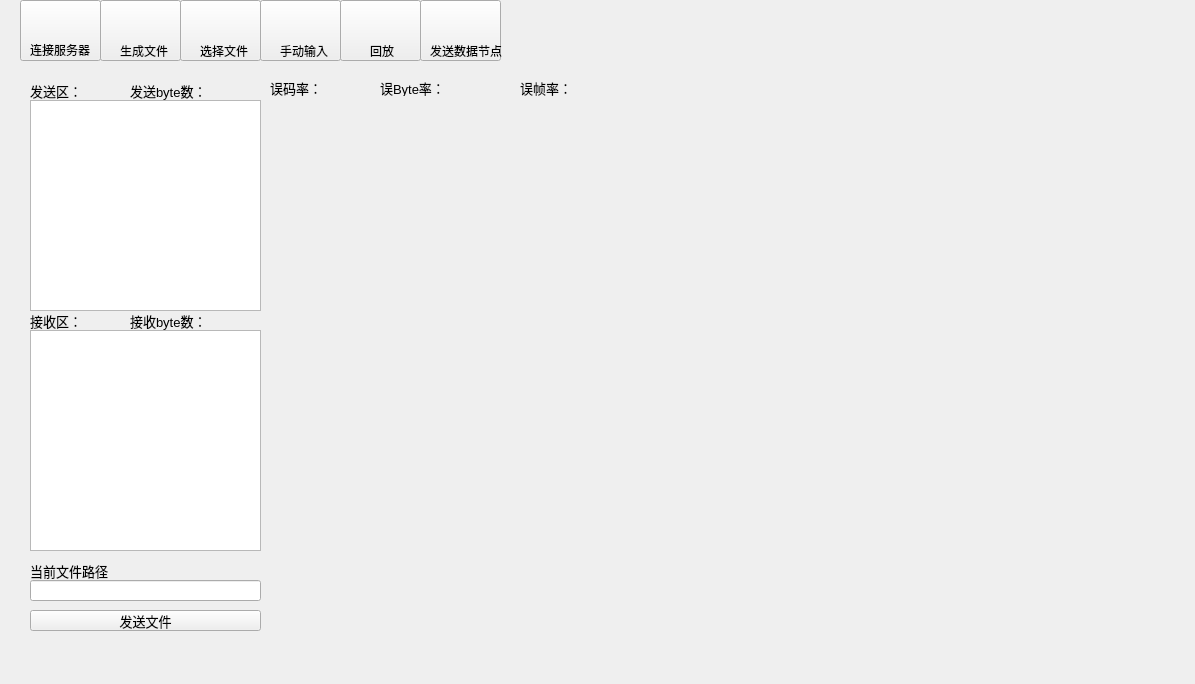
<?xml version="1.0" encoding="UTF-8"?>
<ui version="4.0">
 <class>Widget</class>
 <widget class="QWidget" name="Widget">
  <property name="geometry">
   <rect>
    <x>0</x>
    <y>0</y>
    <width>1195</width>
    <height>684</height>
   </rect>
  </property>
  <property name="windowTitle">
   <string>Widget</string>
  </property>
  <property name="windowIcon">
   <iconset resource="images.qrc">
    <normaloff>:/new/prefix1/image/AppIcon.ico</normaloff>:/new/prefix1/image/AppIcon.ico</iconset>
  </property>
  <widget class="QPushButton" name="pushButton_send">
   <property name="geometry">
    <rect>
     <x>30</x>
     <y>610</y>
     <width>231</width>
     <height>21</height>
    </rect>
   </property>
   <property name="font">
    <font>
     <pointsize>10</pointsize>
    </font>
   </property>
   <property name="text">
    <string>发送文件</string>
   </property>
  </widget>
  <widget class="QLineEdit" name="lineEdit_filePath">
   <property name="geometry">
    <rect>
     <x>30</x>
     <y>580</y>
     <width>231</width>
     <height>21</height>
    </rect>
   </property>
  </widget>
  <widget class="QPushButton" name="pushButton_generate">
   <property name="geometry">
    <rect>
     <x>100</x>
     <y>0</y>
     <width>81</width>
     <height>61</height>
    </rect>
   </property>
   <property name="font">
    <font>
     <pointsize>10</pointsize>
    </font>
   </property>
   <property name="icon">
    <iconset resource="images.qrc">
     <normaloff>:/new/prefix1/image/edit.png</normaloff>:/new/prefix1/image/edit.png</iconset>
   </property>
   <property name="iconSize">
    <size>
     <width>24</width>
     <height>24</height>
    </size>
   </property>
  </widget>
  <widget class="QLabel" name="label_filePath">
   <property name="geometry">
    <rect>
     <x>30</x>
     <y>560</y>
     <width>81</width>
     <height>21</height>
    </rect>
   </property>
   <property name="font">
    <font>
     <pointsize>10</pointsize>
    </font>
   </property>
   <property name="text">
    <string>当前文件路径：</string>
   </property>
  </widget>
  <widget class="QLabel" name="label_sendlog">
   <property name="geometry">
    <rect>
     <x>30</x>
     <y>80</y>
     <width>61</width>
     <height>21</height>
    </rect>
   </property>
   <property name="font">
    <font>
     <pointsize>10</pointsize>
    </font>
   </property>
   <property name="text">
    <string>发送区：</string>
   </property>
  </widget>
  <widget class="QPushButton" name="pushButton_connect">
   <property name="geometry">
    <rect>
     <x>20</x>
     <y>0</y>
     <width>81</width>
     <height>61</height>
    </rect>
   </property>
   <property name="font">
    <font>
     <pointsize>10</pointsize>
    </font>
   </property>
   <property name="text">
    <string notr="true"/>
   </property>
   <property name="icon">
    <iconset resource="images.qrc">
     <normaloff>:/new/prefix1/image/linePainting.png</normaloff>:/new/prefix1/image/linePainting.png</iconset>
   </property>
   <property name="iconSize">
    <size>
     <width>24</width>
     <height>24</height>
    </size>
   </property>
  </widget>
  <widget class="QPushButton" name="pushButton_openManualDialog">
   <property name="geometry">
    <rect>
     <x>260</x>
     <y>0</y>
     <width>81</width>
     <height>61</height>
    </rect>
   </property>
   <property name="font">
    <font>
     <pointsize>10</pointsize>
    </font>
   </property>
   <property name="text">
    <string/>
   </property>
   <property name="icon">
    <iconset resource="images.qrc">
     <normaloff>:/new/prefix1/image/command.png</normaloff>:/new/prefix1/image/command.png</iconset>
   </property>
   <property name="iconSize">
    <size>
     <width>24</width>
     <height>24</height>
    </size>
   </property>
  </widget>
  <widget class="QLabel" name="label_bitErrorRate">
   <property name="geometry">
    <rect>
     <x>270</x>
     <y>80</y>
     <width>51</width>
     <height>16</height>
    </rect>
   </property>
   <property name="font">
    <font>
     <pointsize>10</pointsize>
    </font>
   </property>
   <property name="text">
    <string>误码率：</string>
   </property>
  </widget>
  <widget class="QLabel" name="label_bitErrorValue">
   <property name="geometry">
    <rect>
     <x>320</x>
     <y>80</y>
     <width>51</width>
     <height>16</height>
    </rect>
   </property>
   <property name="font">
    <font>
     <pointsize>10</pointsize>
    </font>
   </property>
   <property name="text">
    <string/>
   </property>
  </widget>
  <widget class="QLabel" name="label_byteErrorRate">
   <property name="geometry">
    <rect>
     <x>380</x>
     <y>80</y>
     <width>61</width>
     <height>16</height>
    </rect>
   </property>
   <property name="font">
    <font>
     <pointsize>10</pointsize>
    </font>
   </property>
   <property name="text">
    <string>误Byte率：</string>
   </property>
  </widget>
  <widget class="QLabel" name="label_frameErrorRate">
   <property name="geometry">
    <rect>
     <x>520</x>
     <y>80</y>
     <width>51</width>
     <height>16</height>
    </rect>
   </property>
   <property name="font">
    <font>
     <pointsize>10</pointsize>
    </font>
   </property>
   <property name="text">
    <string>误帧率：</string>
   </property>
  </widget>
  <widget class="QLabel" name="label_byteErrorValue">
   <property name="geometry">
    <rect>
     <x>440</x>
     <y>80</y>
     <width>61</width>
     <height>16</height>
    </rect>
   </property>
   <property name="font">
    <font>
     <pointsize>10</pointsize>
    </font>
   </property>
   <property name="text">
    <string/>
   </property>
  </widget>
  <widget class="QLabel" name="label_frameErrorValue">
   <property name="geometry">
    <rect>
     <x>570</x>
     <y>80</y>
     <width>51</width>
     <height>16</height>
    </rect>
   </property>
   <property name="font">
    <font>
     <pointsize>10</pointsize>
    </font>
   </property>
   <property name="text">
    <string/>
   </property>
  </widget>
  <widget class="QWidget" name="widget_rate" native="true">
   <property name="geometry">
    <rect>
     <x>270</x>
     <y>100</y>
     <width>441</width>
     <height>271</height>
    </rect>
   </property>
  </widget>
  <widget class="QTextEdit" name="textEdit_sendlog">
   <property name="geometry">
    <rect>
     <x>30</x>
     <y>100</y>
     <width>231</width>
     <height>211</height>
    </rect>
   </property>
  </widget>
  <widget class="QLabel" name="label_connect">
   <property name="geometry">
    <rect>
     <x>30</x>
     <y>40</y>
     <width>61</width>
     <height>20</height>
    </rect>
   </property>
   <property name="font">
    <font>
     <pointsize>9</pointsize>
    </font>
   </property>
   <property name="text">
    <string>连接服务器</string>
   </property>
  </widget>
  <widget class="QLabel" name="label_generate">
   <property name="geometry">
    <rect>
     <x>120</x>
     <y>40</y>
     <width>61</width>
     <height>21</height>
    </rect>
   </property>
   <property name="text">
    <string>生成文件</string>
   </property>
  </widget>
  <widget class="QLabel" name="label_recvlog">
   <property name="geometry">
    <rect>
     <x>30</x>
     <y>310</y>
     <width>61</width>
     <height>21</height>
    </rect>
   </property>
   <property name="font">
    <font>
     <pointsize>10</pointsize>
    </font>
   </property>
   <property name="text">
    <string>接收区：</string>
   </property>
  </widget>
  <widget class="QTextEdit" name="textEdit_recvlog">
   <property name="geometry">
    <rect>
     <x>30</x>
     <y>330</y>
     <width>231</width>
     <height>221</height>
    </rect>
   </property>
  </widget>
  <widget class="QPushButton" name="pushButton_selectFile">
   <property name="geometry">
    <rect>
     <x>180</x>
     <y>0</y>
     <width>81</width>
     <height>61</height>
    </rect>
   </property>
   <property name="font">
    <font>
     <pointsize>10</pointsize>
    </font>
   </property>
   <property name="icon">
    <iconset resource="images.qrc">
     <normaloff>:/new/prefix1/image/load1.png</normaloff>:/new/prefix1/image/load1.png</iconset>
   </property>
   <property name="iconSize">
    <size>
     <width>24</width>
     <height>24</height>
    </size>
   </property>
  </widget>
  <widget class="QLabel" name="label_select">
   <property name="geometry">
    <rect>
     <x>200</x>
     <y>40</y>
     <width>61</width>
     <height>21</height>
    </rect>
   </property>
   <property name="text">
    <string>选择文件</string>
   </property>
  </widget>
  <widget class="QLabel" name="label_num_sendbyte">
   <property name="geometry">
    <rect>
     <x>130</x>
     <y>80</y>
     <width>81</width>
     <height>21</height>
    </rect>
   </property>
   <property name="font">
    <font>
     <pointsize>10</pointsize>
    </font>
   </property>
   <property name="text">
    <string>发送byte数：</string>
   </property>
  </widget>
  <widget class="QLabel" name="label_num_recvbyte">
   <property name="geometry">
    <rect>
     <x>130</x>
     <y>310</y>
     <width>81</width>
     <height>21</height>
    </rect>
   </property>
   <property name="font">
    <font>
     <pointsize>10</pointsize>
    </font>
   </property>
   <property name="text">
    <string>接收byte数：</string>
   </property>
  </widget>
  <widget class="QLabel" name="label_sendbyte_value">
   <property name="geometry">
    <rect>
     <x>210</x>
     <y>80</y>
     <width>51</width>
     <height>21</height>
    </rect>
   </property>
   <property name="font">
    <font>
     <pointsize>10</pointsize>
    </font>
   </property>
   <property name="text">
    <string/>
   </property>
  </widget>
  <widget class="QLabel" name="label_recvbyte_value">
   <property name="geometry">
    <rect>
     <x>210</x>
     <y>310</y>
     <width>51</width>
     <height>21</height>
    </rect>
   </property>
   <property name="font">
    <font>
     <pointsize>10</pointsize>
    </font>
   </property>
   <property name="text">
    <string/>
   </property>
  </widget>
  <widget class="QWidget" name="widget_snr" native="true">
   <property name="geometry">
    <rect>
     <x>270</x>
     <y>370</y>
     <width>441</width>
     <height>271</height>
    </rect>
   </property>
  </widget>
  <widget class="QLabel" name="label_sendmanual">
   <property name="geometry">
    <rect>
     <x>280</x>
     <y>40</y>
     <width>61</width>
     <height>21</height>
    </rect>
   </property>
   <property name="text">
    <string>手动输入</string>
   </property>
  </widget>
  <widget class="QWidget" name="widget_bite_error" native="true">
   <property name="geometry">
    <rect>
     <x>710</x>
     <y>100</y>
     <width>441</width>
     <height>271</height>
    </rect>
   </property>
  </widget>
  <widget class="QPushButton" name="pushButton_playback">
   <property name="geometry">
    <rect>
     <x>340</x>
     <y>0</y>
     <width>81</width>
     <height>61</height>
    </rect>
   </property>
   <property name="font">
    <font>
     <pointsize>10</pointsize>
    </font>
   </property>
   <property name="text">
    <string/>
   </property>
   <property name="icon">
    <iconset resource="images.qrc">
     <normaloff>:/new/prefix1/image/refresh.png</normaloff>:/new/prefix1/image/refresh.png</iconset>
   </property>
   <property name="iconSize">
    <size>
     <width>24</width>
     <height>24</height>
    </size>
   </property>
  </widget>
  <widget class="QLabel" name="label">
   <property name="geometry">
    <rect>
     <x>370</x>
     <y>40</y>
     <width>61</width>
     <height>21</height>
    </rect>
   </property>
   <property name="text">
    <string>回放</string>
   </property>
  </widget>
  <widget class="QPushButton" name="pushButton_playback_2">
   <property name="geometry">
    <rect>
     <x>420</x>
     <y>0</y>
     <width>81</width>
     <height>61</height>
    </rect>
   </property>
   <property name="font">
    <font>
     <pointsize>10</pointsize>
    </font>
   </property>
   <property name="text">
    <string/>
   </property>
   <property name="icon">
    <iconset resource="images.qrc">
     <normaloff>:/new/prefix1/image/icons8-connect-250.png</normaloff>:/new/prefix1/image/icons8-connect-250.png</iconset>
   </property>
   <property name="iconSize">
    <size>
     <width>24</width>
     <height>24</height>
    </size>
   </property>
  </widget>
  <widget class="QLabel" name="label_2">
   <property name="geometry">
    <rect>
     <x>430</x>
     <y>40</y>
     <width>91</width>
     <height>21</height>
    </rect>
   </property>
   <property name="text">
    <string>发送数据节点</string>
   </property>
  </widget>
 </widget>
 <resources>
  <include location="images.qrc"/>
 </resources>
 <connections/>
</ui>
